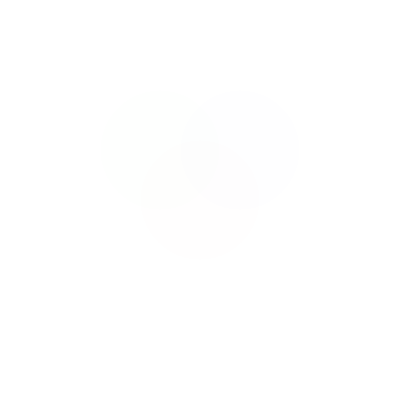
Frame 1 (no input)
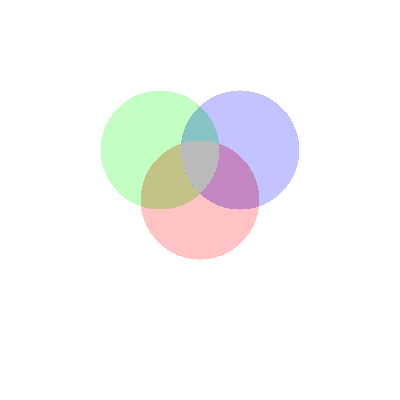
Frame 60 (no input)
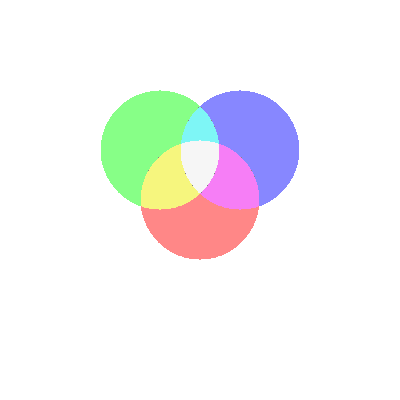
Frame 120 (the mouse pressed at the canvas centre since frame 60)

The p5.js sketch that drew these frames (run headless with seeded random() and noise() and a simulated clock; from frame 60 on, the mouse is pressed at the canvas centre):

// p5.js sketch
// ── sketch.js
function setup() {
  createCanvas(400, 400);
  noStroke();
}

function draw() {
  //background(220);
  fill(255,0,0,1);
  ellipse(width/2,height/2,120);
  
  fill(0,255,0,1);
  ellipse(160,150,120);
  
  fill(0,0,255,1);
  ellipse(240,150,120);
}
